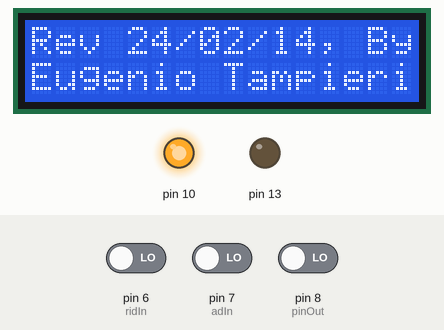
This sketch was run on a simulated Arduino Uno, built with avr-gcc and run on an emulated ATmega328P. Shown: 16×2 character LCD, output pins drawn as LEDs (lit = HIGH). The inputs (shaded band) are chosen by the test bench; at power-on: pin 7 (adIn) LOW, pin 6 (ridIn) LOW, pin 8 (pinOut) LOW.

Above: at 4.6 s.
At 8.2 s:
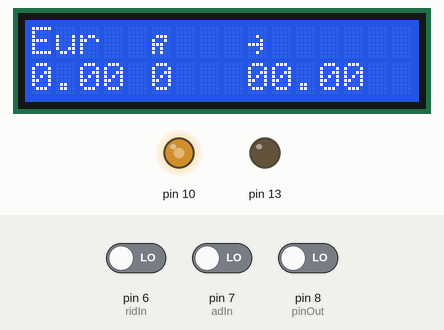
8.3 s: pin 7 (adIn) driven HIGH
At 9.2 s:
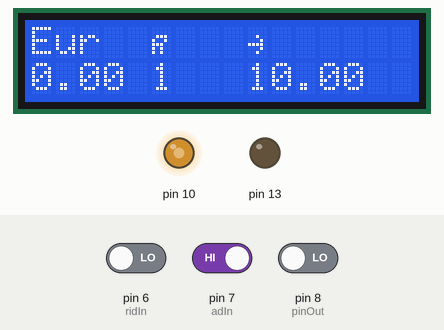
Timing chart, 0 to 11.3 s (numbered marks = the images above; inputs shaded):
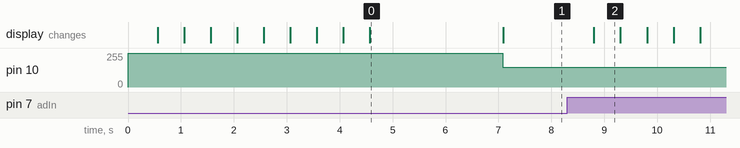

The sketch:

cassa.ino
```cpp
//24/02/14, By Eugenio Tampieri
int pinOut=8;
int adIn=7;
int ridIn=6;
int posti=12;
int posto=0;
int counter=0;
int totAd=0;
int totRid=0;
int prezzoIntero=5;
float ridotto=3.5;
float totEur=0;
#include <LiquidCrystal.h>
LiquidCrystal lcd(12, 11, 5, 4, 3, 2);
byte chars[16][16]={
  {B00000, B00000, B01110, B10010, B11100, B10100, B10100, B00000},
{B00000, B00000, B00000, B00000, B00000, B00000, B00000, B00000},
{B00000, B00000, B00000, B00000, B00000, B00000, B00000, B00000},
{B00000, B00000, B00000, B00000, B00000, B00000, B00000, B00000},
{B00000, B00000, B00100, B00010, B11110, B00010, B00100, B00000}
};
void setup(){
  pinMode(10,OUTPUT);
  pinMode(13,OUTPUT);
  digitalWrite(10,HIGH);
  lcd.begin(16, 2);
//  Serial.begin(9600);
  lcd.print("     iCassa     ");
  //modificare il valore della funzione "avvioclassico" per ottimizzare il tempo di startup.
  //commentarla per escludere lo startup
  avvioclassico(500);
  //se si è commentata la linea precedente, decommentare qualla successiva
  //delay(500*8);
  lcd.setCursor(0,0);
//  Serial.println("Rev 21/02/14, By Eugenio Tampieri");
//  Serial.println("Predisposto solo all'utilizzo con LCD o con sketch Procesisng");
  lcd.print("Rev 24/02/14, By");
  lcd.setCursor(0,2);
  lcd.print("Eugenio Tampieri");
  lcd.setCursor(0,1);
  delay(2500);
  lcd.clear();
  lcd.setCursor(5,0);
  for(int i=0; i <7; i++)
    lcd.createChar(i,chars[i]);
    lcd.clear();
    lcd.setCursor(5,0);
    for (byte i=0; i<5; i++){
      lcd.write(i);}
    lcd.setCursor(0,0);
    lcd.print("Eur  ");
    digitalWrite(10,LOW);
    analogWrite(10,150);
    digitalWrite(13,LOW);
    lcd.setCursor(0,1);
    }
void loop(){
  boolean statoAdulto=digitalRead(adIn);
  boolean statoOut=digitalRead(pinOut);
  boolean statoRid=digitalRead(ridIn);
  totEur=totAd+totRid;
  lcd.print(totEur);
  lcd.setCursor(5,1);
  lcd.print(posto);
  lcd.setCursor(9,1);
  lcd.print(counter);
  if(statoAdulto==HIGH){
    counter++;
    posto++;
    totAd+prezzoIntero;
    delay(500);
  }
}
void avvioclassico(int rit){
  lcd.setCursor(0,1);
  lcd.print("Starting ");
  delay(rit);
  lcd.setCursor(8,1);
  lcd.print(".");
  delay(rit);
  for(int i=9;i<=15;i++){
    lcd.setCursor(i,1);
    lcd.print(".");
    delay(rit);
  }
}
```

Measured:
- after the input at 8.3 s, the display: changes after 0.50 s (image 2)
- what the display in image 0 shows lasts 2.5 s, from 4.6 s to 7.1 s
- what the display in image 2 shows lasts 0.5 s, from 8.8 s to 9.3 s
